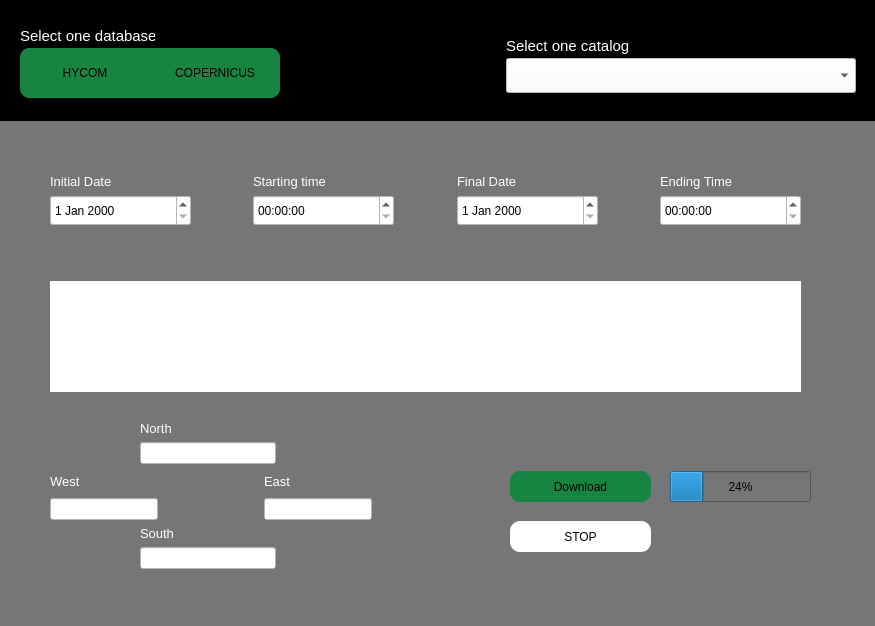
<?xml version="1.0" encoding="UTF-8"?>
<ui version="4.0">
 <class>PageDownload</class>
 <widget class="QWidget" name="PageDownload">
  <property name="geometry">
   <rect>
    <x>0</x>
    <y>0</y>
    <width>875</width>
    <height>626</height>
   </rect>
  </property>
  <property name="minimumSize">
   <size>
    <width>875</width>
    <height>626</height>
   </size>
  </property>
  <property name="baseSize">
   <size>
    <width>875</width>
    <height>626</height>
   </size>
  </property>
  <property name="windowTitle">
   <string>Form</string>
  </property>
  <widget class="QWidget" name="Header" native="true">
   <property name="geometry">
    <rect>
     <x>0</x>
     <y>0</y>
     <width>875</width>
     <height>121</height>
    </rect>
   </property>
   <property name="minimumSize">
    <size>
     <width>875</width>
     <height>121</height>
    </size>
   </property>
   <property name="maximumSize">
    <size>
     <width>16777215</width>
     <height>121</height>
    </size>
   </property>
   <property name="styleSheet">
    <string notr="true">QWidget{
	background-color: rgb(0, 0, 0);
}

QLabel{
	
	background-color: rgb(0, 0, 0);
}

QFrame{
	border-radius: 10px;
	background-color: rgb(0, 170, 127);
}

QPushButton{
	border: none;
	border-radius: 10px;
	background-color: rgb(0, 170, 127);
}

QPushButton:checked{
	
	background-color: rgb(255, 255, 255);
}</string>
   </property>
   <widget class="QWidget" name="layoutWidget">
    <property name="geometry">
     <rect>
      <x>20</x>
      <y>0</y>
      <width>262</width>
      <height>121</height>
     </rect>
    </property>
    <layout class="QVBoxLayout" name="DatabaseButtons">
     <property name="spacing">
      <number>0</number>
     </property>
     <item>
      <spacer name="verticalSpacer_2">
       <property name="orientation">
        <enum>Qt::Orientation::Vertical</enum>
       </property>
       <property name="sizeHint" stdset="0">
        <size>
         <width>20</width>
         <height>18</height>
        </size>
       </property>
      </spacer>
     </item>
     <item>
      <widget class="QLabel" name="label">
       <property name="minimumSize">
        <size>
         <width>135</width>
         <height>25</height>
        </size>
       </property>
       <property name="maximumSize">
        <size>
         <width>135</width>
         <height>25</height>
        </size>
       </property>
       <property name="font">
        <font>
         <pointsize>11</pointsize>
        </font>
       </property>
       <property name="styleSheet">
        <string notr="true">color: rgb(255, 255, 255);
background-color: rgb(0, 0, 0);</string>
       </property>
       <property name="text">
        <string>Select one database</string>
       </property>
      </widget>
     </item>
     <item>
      <widget class="QFrame" name="frame">
       <property name="minimumSize">
        <size>
         <width>260</width>
         <height>50</height>
        </size>
       </property>
       <property name="maximumSize">
        <size>
         <width>260</width>
         <height>50</height>
        </size>
       </property>
       <property name="styleSheet">
        <string notr="true">background-color: rgb(23, 132, 65);</string>
       </property>
       <property name="frameShape">
        <enum>QFrame::Shape::StyledPanel</enum>
       </property>
       <property name="frameShadow">
        <enum>QFrame::Shadow::Raised</enum>
       </property>
       <widget class="QPushButton" name="pushButton">
        <property name="geometry">
         <rect>
          <x>0</x>
          <y>0</y>
          <width>130</width>
          <height>50</height>
         </rect>
        </property>
        <property name="minimumSize">
         <size>
          <width>130</width>
          <height>50</height>
         </size>
        </property>
        <property name="maximumSize">
         <size>
          <width>130</width>
          <height>50</height>
         </size>
        </property>
        <property name="styleSheet">
         <string notr="true">background-color: rgb(23, 132, 65);</string>
        </property>
        <property name="text">
         <string>HYCOM</string>
        </property>
        <property name="checkable">
         <bool>true</bool>
        </property>
       </widget>
       <widget class="QPushButton" name="pushButton_2">
        <property name="geometry">
         <rect>
          <x>130</x>
          <y>0</y>
          <width>130</width>
          <height>50</height>
         </rect>
        </property>
        <property name="minimumSize">
         <size>
          <width>130</width>
          <height>50</height>
         </size>
        </property>
        <property name="maximumSize">
         <size>
          <width>130</width>
          <height>50</height>
         </size>
        </property>
        <property name="styleSheet">
         <string notr="true">background-color: rgb(23, 132, 65);</string>
        </property>
        <property name="text">
         <string>COPERNICUS</string>
        </property>
        <property name="checkable">
         <bool>true</bool>
        </property>
       </widget>
      </widget>
     </item>
     <item>
      <spacer name="verticalSpacer">
       <property name="orientation">
        <enum>Qt::Orientation::Vertical</enum>
       </property>
       <property name="sizeHint" stdset="0">
        <size>
         <width>20</width>
         <height>18</height>
        </size>
       </property>
      </spacer>
     </item>
    </layout>
   </widget>
   <widget class="QWidget" name="layoutWidget">
    <property name="geometry">
     <rect>
      <x>506</x>
      <y>2</y>
      <width>352</width>
      <height>121</height>
     </rect>
    </property>
    <layout class="QVBoxLayout" name="CatalogArea">
     <property name="spacing">
      <number>0</number>
     </property>
     <item>
      <spacer name="verticalSpacer_4">
       <property name="orientation">
        <enum>Qt::Orientation::Vertical</enum>
       </property>
       <property name="sizeHint" stdset="0">
        <size>
         <width>20</width>
         <height>18</height>
        </size>
       </property>
      </spacer>
     </item>
     <item>
      <widget class="QLabel" name="label_2">
       <property name="minimumSize">
        <size>
         <width>135</width>
         <height>25</height>
        </size>
       </property>
       <property name="maximumSize">
        <size>
         <width>135</width>
         <height>25</height>
        </size>
       </property>
       <property name="font">
        <font>
         <pointsize>11</pointsize>
        </font>
       </property>
       <property name="styleSheet">
        <string notr="true">color: rgb(255, 255, 255);
background-color: rgb(0, 0, 0);</string>
       </property>
       <property name="text">
        <string>Select one catalog</string>
       </property>
      </widget>
     </item>
     <item>
      <widget class="QComboBox" name="comboBox">
       <property name="minimumSize">
        <size>
         <width>350</width>
         <height>35</height>
        </size>
       </property>
       <property name="maximumSize">
        <size>
         <width>350</width>
         <height>35</height>
        </size>
       </property>
       <property name="styleSheet">
        <string notr="true">background-color: rgb(255, 255, 255);</string>
       </property>
       <property name="placeholderText">
        <string>Searh for a catalog here...</string>
       </property>
      </widget>
     </item>
     <item>
      <spacer name="verticalSpacer_3">
       <property name="orientation">
        <enum>Qt::Orientation::Vertical</enum>
       </property>
       <property name="sizeHint" stdset="0">
        <size>
         <width>20</width>
         <height>18</height>
        </size>
       </property>
      </spacer>
     </item>
    </layout>
   </widget>
  </widget>
  <widget class="QWidget" name="PageFunc" native="true">
   <property name="geometry">
    <rect>
     <x>0</x>
     <y>121</y>
     <width>875</width>
     <height>505</height>
    </rect>
   </property>
   <property name="minimumSize">
    <size>
     <width>875</width>
     <height>505</height>
    </size>
   </property>
   <property name="maximumSize">
    <size>
     <width>16777215</width>
     <height>505</height>
    </size>
   </property>
   <property name="styleSheet">
    <string notr="true">QWidget{
	background-color: rgb(118, 118, 118);
}

QLabel{
	color: rgb(255, 255, 255);
}

QPushButton{
	
	background-color: rgb(255, 255, 255);
}</string>
   </property>
   <widget class="QWidget" name="VariablesArea" native="true">
    <property name="geometry">
     <rect>
      <x>50</x>
      <y>160</y>
      <width>751</width>
      <height>111</height>
     </rect>
    </property>
    <property name="styleSheet">
     <string notr="true">background-color: rgb(255, 255, 255);</string>
    </property>
   </widget>
   <widget class="QPushButton" name="DownloadButton">
    <property name="geometry">
     <rect>
      <x>510</x>
      <y>350</y>
      <width>141</width>
      <height>31</height>
     </rect>
    </property>
    <property name="styleSheet">
     <string notr="true">QPushButton{
	border-radius: 10px;
	background-color: rgb(23, 132, 65);
}

QPushButton:hover{
	
	background-color: rgb(52, 52, 156);
}
</string>
    </property>
    <property name="text">
     <string>Download</string>
    </property>
    <property name="checkable">
     <bool>true</bool>
    </property>
   </widget>
   <widget class="QProgressBar" name="progressBar">
    <property name="geometry">
     <rect>
      <x>670</x>
      <y>350</y>
      <width>141</width>
      <height>31</height>
     </rect>
    </property>
    <property name="value">
     <number>24</number>
    </property>
   </widget>
   <widget class="QPushButton" name="Icon">
    <property name="geometry">
     <rect>
      <x>800</x>
      <y>450</y>
      <width>40</width>
      <height>40</height>
     </rect>
    </property>
    <property name="minimumSize">
     <size>
      <width>40</width>
      <height>40</height>
     </size>
    </property>
    <property name="maximumSize">
     <size>
      <width>40</width>
      <height>40</height>
     </size>
    </property>
    <property name="styleSheet">
     <string notr="true">background-color: rgb(118, 118, 118);
border: none;</string>
    </property>
    <property name="text">
     <string/>
    </property>
    <property name="icon">
     <iconset resource="resouces.qrc">
      <normaloff>:/icons/icons/informacion_verde.png</normaloff>:/icons/icons/informacion_verde.png</iconset>
    </property>
    <property name="iconSize">
     <size>
      <width>40</width>
      <height>40</height>
     </size>
    </property>
   </widget>
   <widget class="QPushButton" name="StopButton">
    <property name="geometry">
     <rect>
      <x>510</x>
      <y>400</y>
      <width>141</width>
      <height>31</height>
     </rect>
    </property>
    <property name="styleSheet">
     <string notr="true">border-radius: 10px;</string>
    </property>
    <property name="text">
     <string>STOP</string>
    </property>
   </widget>
   <widget class="QWidget" name="DateArea" native="true">
    <property name="geometry">
     <rect>
      <x>50</x>
      <y>30</y>
      <width>751</width>
      <height>80</height>
     </rect>
    </property>
    <property name="styleSheet">
     <string notr="true">QDateEdit, QTimeEdit, QLineEdit{
	background-color: rgb(255, 255, 255);
}</string>
    </property>
    <widget class="QWidget" name="">
     <property name="geometry">
      <rect>
       <x>0</x>
       <y>10</y>
       <width>751</width>
       <height>71</height>
      </rect>
     </property>
     <layout class="QHBoxLayout" name="horizontalLayout">
      <property name="spacing">
       <number>25</number>
      </property>
      <item>
       <layout class="QVBoxLayout" name="verticalLayout_3">
        <property name="spacing">
         <number>0</number>
        </property>
        <property name="topMargin">
         <number>6</number>
        </property>
        <property name="bottomMargin">
         <number>6</number>
        </property>
        <item>
         <widget class="QLabel" name="label_3">
          <property name="font">
           <font>
            <pointsize>10</pointsize>
           </font>
          </property>
          <property name="text">
           <string>Initial Date</string>
          </property>
         </widget>
        </item>
        <item>
         <widget class="QDateEdit" name="dateEdit">
          <property name="minimumSize">
           <size>
            <width>141</width>
            <height>31</height>
           </size>
          </property>
          <property name="maximumSize">
           <size>
            <width>141</width>
            <height>31</height>
           </size>
          </property>
         </widget>
        </item>
       </layout>
      </item>
      <item>
       <spacer name="horizontalSpacer">
        <property name="orientation">
         <enum>Qt::Orientation::Horizontal</enum>
        </property>
        <property name="sizeHint" stdset="0">
         <size>
          <width>10</width>
          <height>20</height>
         </size>
        </property>
       </spacer>
      </item>
      <item>
       <layout class="QVBoxLayout" name="verticalLayout_4">
        <property name="spacing">
         <number>0</number>
        </property>
        <property name="topMargin">
         <number>6</number>
        </property>
        <property name="bottomMargin">
         <number>6</number>
        </property>
        <item>
         <widget class="QLabel" name="label_5">
          <property name="font">
           <font>
            <pointsize>10</pointsize>
           </font>
          </property>
          <property name="text">
           <string>Starting time</string>
          </property>
         </widget>
        </item>
        <item>
         <widget class="QTimeEdit" name="timeEdit">
          <property name="minimumSize">
           <size>
            <width>141</width>
            <height>31</height>
           </size>
          </property>
          <property name="maximumSize">
           <size>
            <width>141</width>
            <height>31</height>
           </size>
          </property>
         </widget>
        </item>
       </layout>
      </item>
      <item>
       <spacer name="horizontalSpacer_2">
        <property name="orientation">
         <enum>Qt::Orientation::Horizontal</enum>
        </property>
        <property name="sizeHint" stdset="0">
         <size>
          <width>10</width>
          <height>20</height>
         </size>
        </property>
       </spacer>
      </item>
      <item>
       <layout class="QVBoxLayout" name="verticalLayout_5">
        <property name="spacing">
         <number>0</number>
        </property>
        <property name="topMargin">
         <number>6</number>
        </property>
        <property name="bottomMargin">
         <number>6</number>
        </property>
        <item>
         <widget class="QLabel" name="label_4">
          <property name="font">
           <font>
            <pointsize>10</pointsize>
           </font>
          </property>
          <property name="text">
           <string>Final Date</string>
          </property>
         </widget>
        </item>
        <item>
         <widget class="QDateEdit" name="dateEdit_2">
          <property name="minimumSize">
           <size>
            <width>141</width>
            <height>31</height>
           </size>
          </property>
          <property name="maximumSize">
           <size>
            <width>141</width>
            <height>31</height>
           </size>
          </property>
         </widget>
        </item>
       </layout>
      </item>
      <item>
       <spacer name="horizontalSpacer_3">
        <property name="orientation">
         <enum>Qt::Orientation::Horizontal</enum>
        </property>
        <property name="sizeHint" stdset="0">
         <size>
          <width>10</width>
          <height>20</height>
         </size>
        </property>
       </spacer>
      </item>
      <item>
       <layout class="QVBoxLayout" name="verticalLayout_6">
        <property name="spacing">
         <number>0</number>
        </property>
        <property name="topMargin">
         <number>6</number>
        </property>
        <property name="bottomMargin">
         <number>6</number>
        </property>
        <item>
         <widget class="QLabel" name="label_6">
          <property name="font">
           <font>
            <pointsize>10</pointsize>
           </font>
          </property>
          <property name="text">
           <string>Ending Time</string>
          </property>
         </widget>
        </item>
        <item>
         <widget class="QTimeEdit" name="timeEdit_2">
          <property name="minimumSize">
           <size>
            <width>141</width>
            <height>31</height>
           </size>
          </property>
          <property name="maximumSize">
           <size>
            <width>141</width>
            <height>31</height>
           </size>
          </property>
         </widget>
        </item>
       </layout>
      </item>
     </layout>
    </widget>
   </widget>
   <widget class="QWidget" name="">
    <property name="geometry">
     <rect>
      <x>140</x>
      <y>300</y>
      <width>136</width>
      <height>148</height>
     </rect>
    </property>
    <layout class="QVBoxLayout" name="NorthSouth">
     <item>
      <layout class="QVBoxLayout" name="verticalLayout_10">
       <item>
        <widget class="QLabel" name="label_7">
         <property name="font">
          <font>
           <pointsize>10</pointsize>
          </font>
         </property>
         <property name="text">
          <string>North</string>
         </property>
        </widget>
       </item>
       <item>
        <widget class="QLineEdit" name="lineEdit">
         <property name="styleSheet">
          <string notr="true">QLineEdit{
	background-color: rgb(255, 255, 255);
}</string>
         </property>
        </widget>
       </item>
      </layout>
     </item>
     <item>
      <spacer name="verticalSpacer_5">
       <property name="orientation">
        <enum>Qt::Orientation::Vertical</enum>
       </property>
       <property name="sizeHint" stdset="0">
        <size>
         <width>20</width>
         <height>40</height>
        </size>
       </property>
      </spacer>
     </item>
     <item>
      <layout class="QVBoxLayout" name="verticalLayout_9">
       <item>
        <widget class="QLabel" name="label_10">
         <property name="font">
          <font>
           <pointsize>10</pointsize>
          </font>
         </property>
         <property name="text">
          <string>South</string>
         </property>
        </widget>
       </item>
       <item>
        <widget class="QLineEdit" name="lineEdit_4">
         <property name="styleSheet">
          <string notr="true">QLineEdit{
	background-color: rgb(255, 255, 255);
}</string>
         </property>
        </widget>
       </item>
      </layout>
     </item>
    </layout>
   </widget>
   <widget class="QWidget" name="">
    <property name="geometry">
     <rect>
      <x>50</x>
      <y>350</y>
      <width>322</width>
      <height>49</height>
     </rect>
    </property>
    <layout class="QHBoxLayout" name="WestEast">
     <item>
      <layout class="QVBoxLayout" name="verticalLayout_7">
       <item>
        <widget class="QLabel" name="label_9">
         <property name="font">
          <font>
           <pointsize>10</pointsize>
          </font>
         </property>
         <property name="text">
          <string>West</string>
         </property>
        </widget>
       </item>
       <item>
        <widget class="QLineEdit" name="lineEdit_2">
         <property name="styleSheet">
          <string notr="true">QLineEdit{
	background-color: rgb(255, 255, 255);
}</string>
         </property>
        </widget>
       </item>
      </layout>
     </item>
     <item>
      <spacer name="horizontalSpacer_4">
       <property name="orientation">
        <enum>Qt::Orientation::Horizontal</enum>
       </property>
       <property name="sizeHint" stdset="0">
        <size>
         <width>40</width>
         <height>20</height>
        </size>
       </property>
      </spacer>
     </item>
     <item>
      <layout class="QVBoxLayout" name="verticalLayout_8">
       <item>
        <widget class="QLabel" name="label_8">
         <property name="font">
          <font>
           <pointsize>10</pointsize>
          </font>
         </property>
         <property name="text">
          <string>East</string>
         </property>
        </widget>
       </item>
       <item>
        <widget class="QLineEdit" name="lineEdit_3">
         <property name="styleSheet">
          <string notr="true">QLineEdit{
	background-color: rgb(255, 255, 255);
}</string>
         </property>
        </widget>
       </item>
      </layout>
     </item>
    </layout>
   </widget>
  </widget>
 </widget>
 <resources>
  <include location="resouces.qrc"/>
 </resources>
 <connections>
  <connection>
   <sender>DownloadButton</sender>
   <signal>toggled(bool)</signal>
   <receiver>StopButton</receiver>
   <slot>setVisible(bool)</slot>
   <hints>
    <hint type="sourcelabel">
     <x>552</x>
     <y>486</y>
    </hint>
    <hint type="destinationlabel">
     <x>548</x>
     <y>537</y>
    </hint>
   </hints>
  </connection>
  <connection>
   <sender>DownloadButton</sender>
   <signal>toggled(bool)</signal>
   <receiver>progressBar</receiver>
   <slot>setVisible(bool)</slot>
   <hints>
    <hint type="sourcelabel">
     <x>616</x>
     <y>481</y>
    </hint>
    <hint type="destinationlabel">
     <x>698</x>
     <y>492</y>
    </hint>
   </hints>
  </connection>
  <connection>
   <sender>StopButton</sender>
   <signal>clicked(bool)</signal>
   <receiver>DownloadButton</receiver>
   <slot>setChecked(bool)</slot>
   <hints>
    <hint type="sourcelabel">
     <x>601</x>
     <y>537</y>
    </hint>
    <hint type="destinationlabel">
     <x>602</x>
     <y>489</y>
    </hint>
   </hints>
  </connection>
  <connection>
   <sender>DownloadButton</sender>
   <signal>toggled(bool)</signal>
   <receiver>lineEdit_3</receiver>
   <slot>setDisabled(bool)</slot>
   <hints>
    <hint type="sourcelabel">
     <x>521</x>
     <y>484</y>
    </hint>
    <hint type="destinationlabel">
     <x>362</x>
     <y>507</y>
    </hint>
   </hints>
  </connection>
  <connection>
   <sender>DownloadButton</sender>
   <signal>toggled(bool)</signal>
   <receiver>lineEdit_4</receiver>
   <slot>setDisabled(bool)</slot>
   <hints>
    <hint type="sourcelabel">
     <x>533</x>
     <y>493</y>
    </hint>
    <hint type="destinationlabel">
     <x>231</x>
     <y>557</y>
    </hint>
   </hints>
  </connection>
  <connection>
   <sender>DownloadButton</sender>
   <signal>toggled(bool)</signal>
   <receiver>lineEdit_2</receiver>
   <slot>setDisabled(bool)</slot>
   <hints>
    <hint type="sourcelabel">
     <x>567</x>
     <y>477</y>
    </hint>
    <hint type="destinationlabel">
     <x>171</x>
     <y>504</y>
    </hint>
   </hints>
  </connection>
  <connection>
   <sender>DownloadButton</sender>
   <signal>toggled(bool)</signal>
   <receiver>lineEdit</receiver>
   <slot>setDisabled(bool)</slot>
   <hints>
    <hint type="sourcelabel">
     <x>586</x>
     <y>479</y>
    </hint>
    <hint type="destinationlabel">
     <x>260</x>
     <y>462</y>
    </hint>
   </hints>
  </connection>
  <connection>
   <sender>DownloadButton</sender>
   <signal>toggled(bool)</signal>
   <receiver>DateArea</receiver>
   <slot>setDisabled(bool)</slot>
   <hints>
    <hint type="sourcelabel">
     <x>629</x>
     <y>473</y>
    </hint>
    <hint type="destinationlabel">
     <x>154</x>
     <y>227</y>
    </hint>
   </hints>
  </connection>
  <connection>
   <sender>DownloadButton</sender>
   <signal>toggled(bool)</signal>
   <receiver>VariablesArea</receiver>
   <slot>setDisabled(bool)</slot>
   <hints>
    <hint type="sourcelabel">
     <x>637</x>
     <y>477</y>
    </hint>
    <hint type="destinationlabel">
     <x>656</x>
     <y>381</y>
    </hint>
   </hints>
  </connection>
  <connection>
   <sender>DownloadButton</sender>
   <signal>toggled(bool)</signal>
   <receiver>Header</receiver>
   <slot>setDisabled(bool)</slot>
   <hints>
    <hint type="sourcelabel">
     <x>525</x>
     <y>491</y>
    </hint>
    <hint type="destinationlabel">
     <x>334</x>
     <y>79</y>
    </hint>
   </hints>
  </connection>
 </connections>
</ui>
